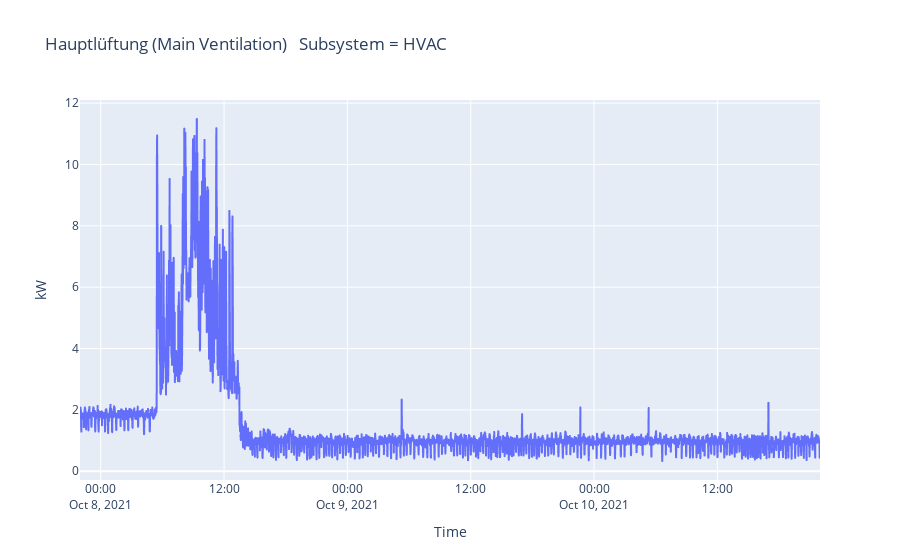

Notebook cell for this chart:
### Code cell
px.line(
    x=df_1T.index, y=df_1T.kw, 
    title='Hauptlüftung (Main Ventilation) \n Subsystem = HVAC',
    labels={
        'x': 'Time',
        'y': 'kW'
    })

### Figure 1 — Plotly figure (JSON) as saved in the notebook; plotly's stock layout.template omitted (floating-point values rounded to 4 significant figures; data arrays with more than 128 entries replaced by an {"elided": "..."} marker saying what was removed)
{"data": [{"hovertemplate": "Time=%{x}<br>kW=%{y}<extra></extra>", "legendgroup": "", "line": {"color": "#636efa", "dash": "solid"}, "marker": {"symbol": "circle"}, "mode": "lines", "name": "", "showlegend": false, "type": "scattergl", "x": {"elided": "4321 str values"}, "xaxis": "x", "y": {"elided": "4321 float values"}, "yaxis": "y"}], "layout": {"legend": {"tracegroupgap": 0}, "title": {"text": "Hauptlüftung (Main Ventilation) \n Subsystem = HVAC"}, "xaxis": {"anchor": "y", "domain": [0, 1], "title": {"text": "Time"}}, "yaxis": {"anchor": "x", "domain": [0, 1], "title": {"text": "kW"}}}}
